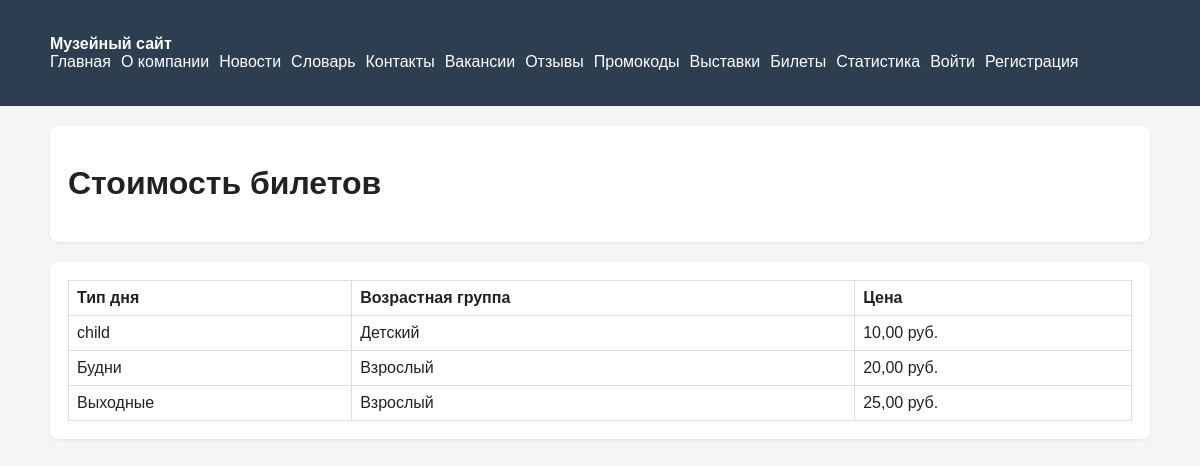
The page /tickets/ on the database its author committed.
### museum/models.py (models this page shows, shortened)
class TicketPrice(models.Model):
    DAY_CHOICES = (
        ("weekday", "Будни"),
        ("weekend", "Выходные"),
        ("holiday", "Праздник"),
    )
    AGE_CHOICES = (
        ("adult", "Взрослый"),
        ("child", "Детский"),
        ("student", "Студент"),
    )
    day_type = models.CharField(max_length=20, choices=DAY_CHOICES)
    age_group = models.CharField(max_length=20, choices=AGE_CHOICES)
    price = models.DecimalField(max_digits=8, decimal_places=2)
    updated_at = models.DateTimeField(auto_now=True)

### museum/views.py (the view)
# urls.py: path("tickets/", ticket_prices_view, name="tickets"),
def ticket_prices_view(request):
    prices = TicketPrice.objects.order_by("day_type", "age_group")
    return render(request, "museum/tickets.html", {"prices": prices})

### templates/museum/tickets.html (shortened to what this page needs)
{% extends 'base.html' %}
{% block content %}
<div class="panel">
    <h1>Стоимость билетов</h1>
</div>
<div class="panel">
    <table>
        <tr><th>Тип дня</th><th>Возрастная группа</th><th>Цена</th></tr>
        {% for price in prices %}
            <tr>
                <td>{{ price.get_day_type_display }}</td>
                <td>{{ price.get_age_group_display }}</td>
                <td>{{ price.price }} руб.</td>
            </tr>
        {% empty %}
            <tr><td colspan="3">Цены пока не добавлены.</td></tr>
        {% endfor %}
    </table>
</div>
{% endblock %}

### templates/base.html (style rules this page uses)
body { font-family: Arial, sans-serif; margin: 0; background: #f5f5f5; color: #222; }
.panel { background: #fff; padding: 18px; border-radius: 8px; margin-bottom: 20px; box-shadow: 0 1px 3px rgba(0,0,0,0.08); }
table { width: 100%; border-collapse: collapse; }
th, td { border: 1px solid #ddd; padding: 8px; text-align: left; }

### rows shown on the page
TicketPrice: day_type "child", age_group "Детский", price "10,00"
TicketPrice: day_type "Будни", age_group "Взрослый", price "20,00"
TicketPrice: day_type "Выходные", age_group "Взрослый", price "25,00"
